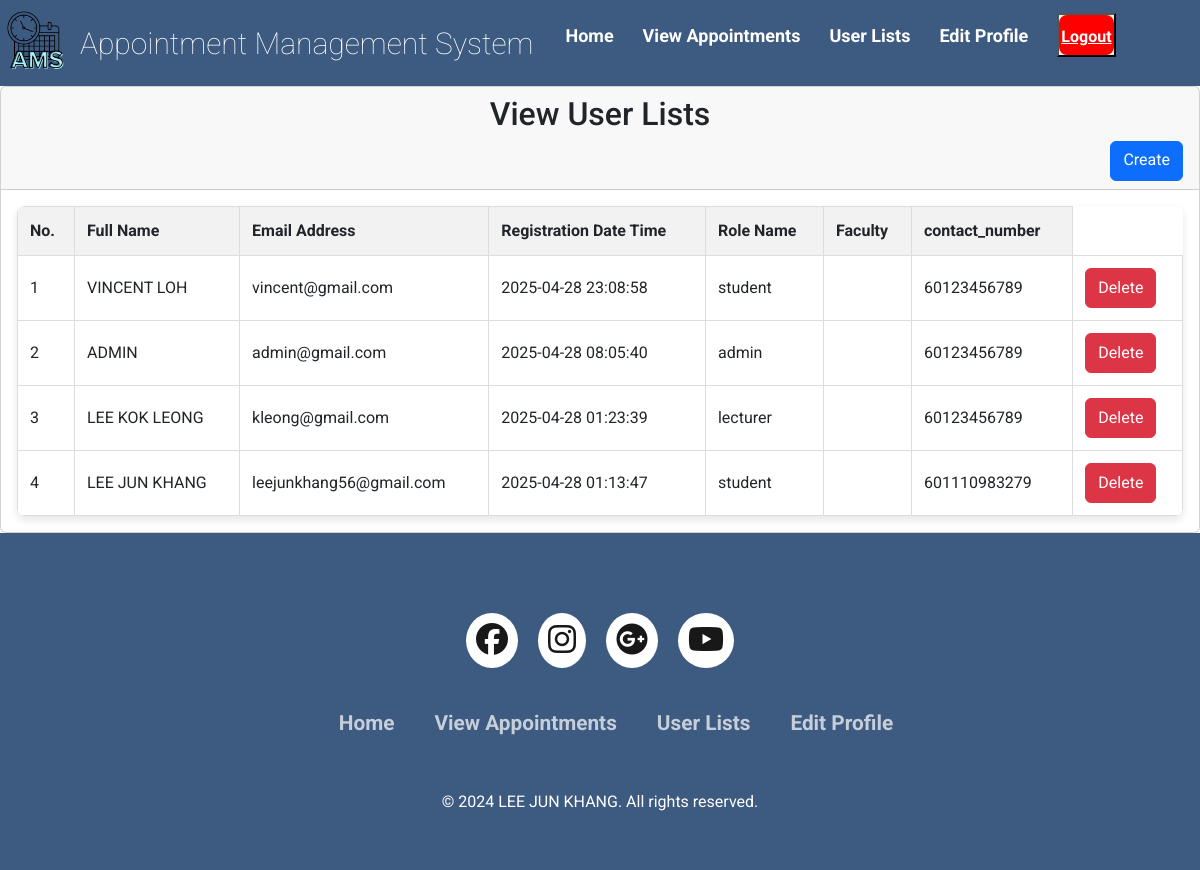
The page /user_view_admin.php on the database as committed earlier.
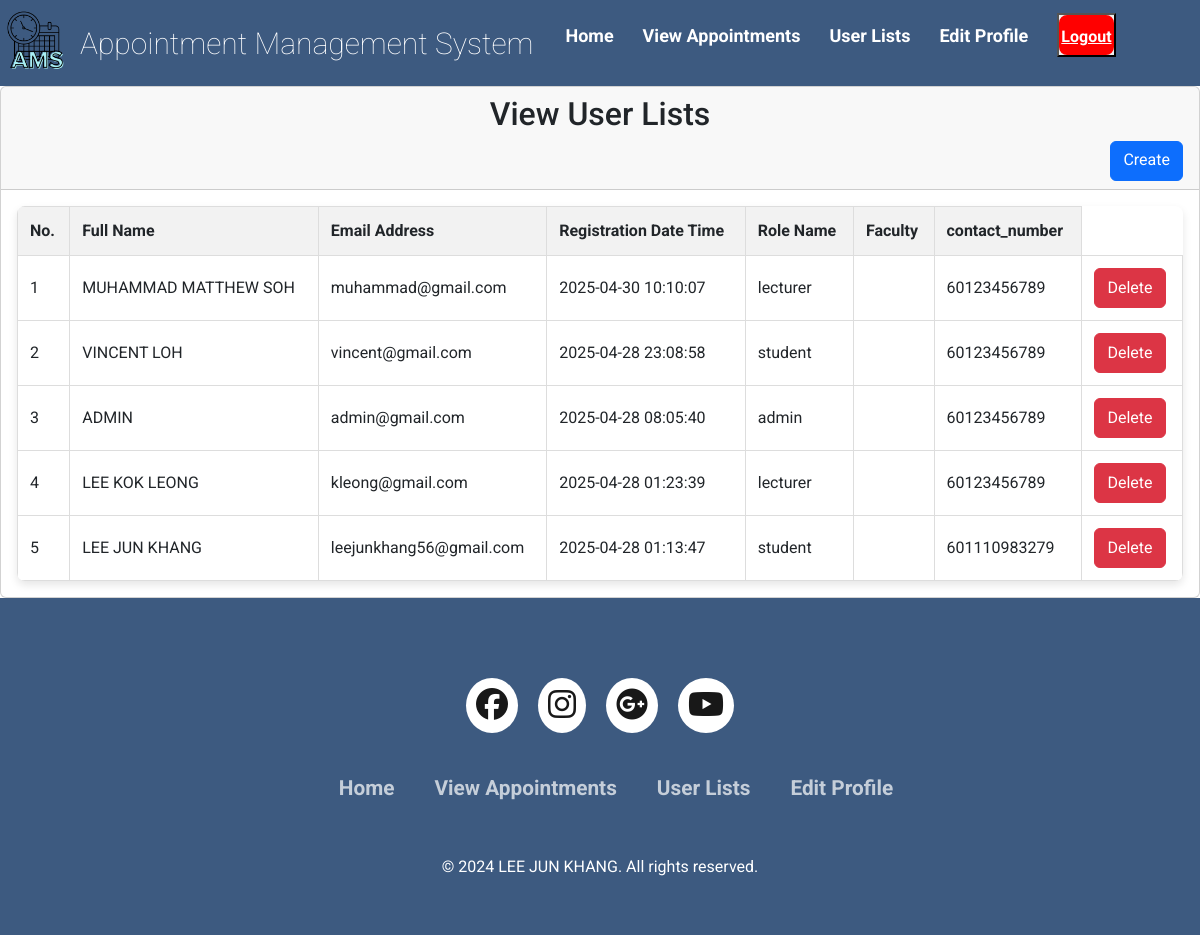
The same page on the database as committed later.
### tables this page shows
CREATE TABLE `users` (
  `id` bigint(11) NOT NULL,
  `username` varchar(100) NOT NULL,
  `email` varchar(100) NOT NULL,
  `role_id` int(1) NOT NULL,
  `reg_date` datetime NOT NULL,
  `password` varchar(255) NOT NULL,
  `contact_number` varchar(15) NOT NULL
);

CREATE TABLE `roles` (
  `id` int(1) NOT NULL,
  `role_name` varchar(50) NOT NULL
);

### user_view_admin.php (the view, shortened to what the changed rows need)
<!DOCTYPE html>
<html lang="en">
<head>
    <link rel="stylesheet" href="css/style.css">
    <link href="https://cdn.jsdelivr.net/npm/bootstrap@5.3.3/dist/css/bootstrap.min.css" rel="stylesheet">
    <link rel="stylesheet" type="text/css" href="https://cdnjs.cloudflare.com/ajax/libs/font-awesome/6.6.0/css/all.min.css">
    <link rel="stylesheet" href="https://unicons.iconscout.com/release/v4.0.0/css/line.css">
</head>
<body>
                    <?php
                    include("database.php");
                    ?>
    <main>
        <div class="main-box top">
            <div class="col-md-12">
                <div class="card">
                    <div class="card-header">
                        <h2 style="text-align: center;">View User Lists</h2>
                    </div>
                    <div class="card-body">
                        <table class="product-table">
                            <thead>
                                <tr>
                                    <th>No.</th>
                                    <th>Full Name</th>
                                    <th>Email Address</th>
                                    <th>Registration Date Time</th>
                                    <th>Role Name</th>
                                    <th>Faculty</th>
                                    <th>contact_number</th>
                                </tr>
                            </thead>
                            <tbody>
                                <?php
                                $count = 1;
                                $sel_query = "SELECT users.*, roles.role_name AS role_name
                                                FROM users
                                                JOIN roles ON users.role_id = roles.id
                                                ORDER BY users.id DESC";
                                $stmt = $con->prepare($sel_query);
                                $stmt->execute();
                                $result = $stmt->get_result();
                                while ($row = mysqli_fetch_assoc($result)) {
                                ?>
                                    <tr>
                                        <td><?php echo $count; ?></td>
                                        <td><?php echo $row["username"]; ?></td>
                                        <td><?php echo $row["email"]; ?></td>
                                        <td><?php echo $row["reg_date"]; ?></td>
                                        <td><?php echo $row["role_name"]; ?></td>
                                        <td><?php echo $row["faculty"]; ?></td>
                                        <td><?php echo $row["contact_number"]; ?></td>
                                        <td>
                                            <button type="button" class="btn btn-danger" data-bs-toggle="modal" data-bs-target="#confirmModalCenter" data-id="<?php echo $row['id']; ?>">Delete</button>
                                        </td>
                                    </tr>
                                <?php
                                    $count++;
                                }
                                ?>
                            </tbody>
                        </table>
                    </div>
                </div>
            </div>
        </div>
    </main>
</body>
</html>

Rows that differ between the two databases and show on the page:
added users: username "MUHAMMAD MATTHEW SOH", email "muhammad@gmail.com", reg_date "2025-04-30 10:10:07", role.role_name "lecturer", contact_number "60123456789"
